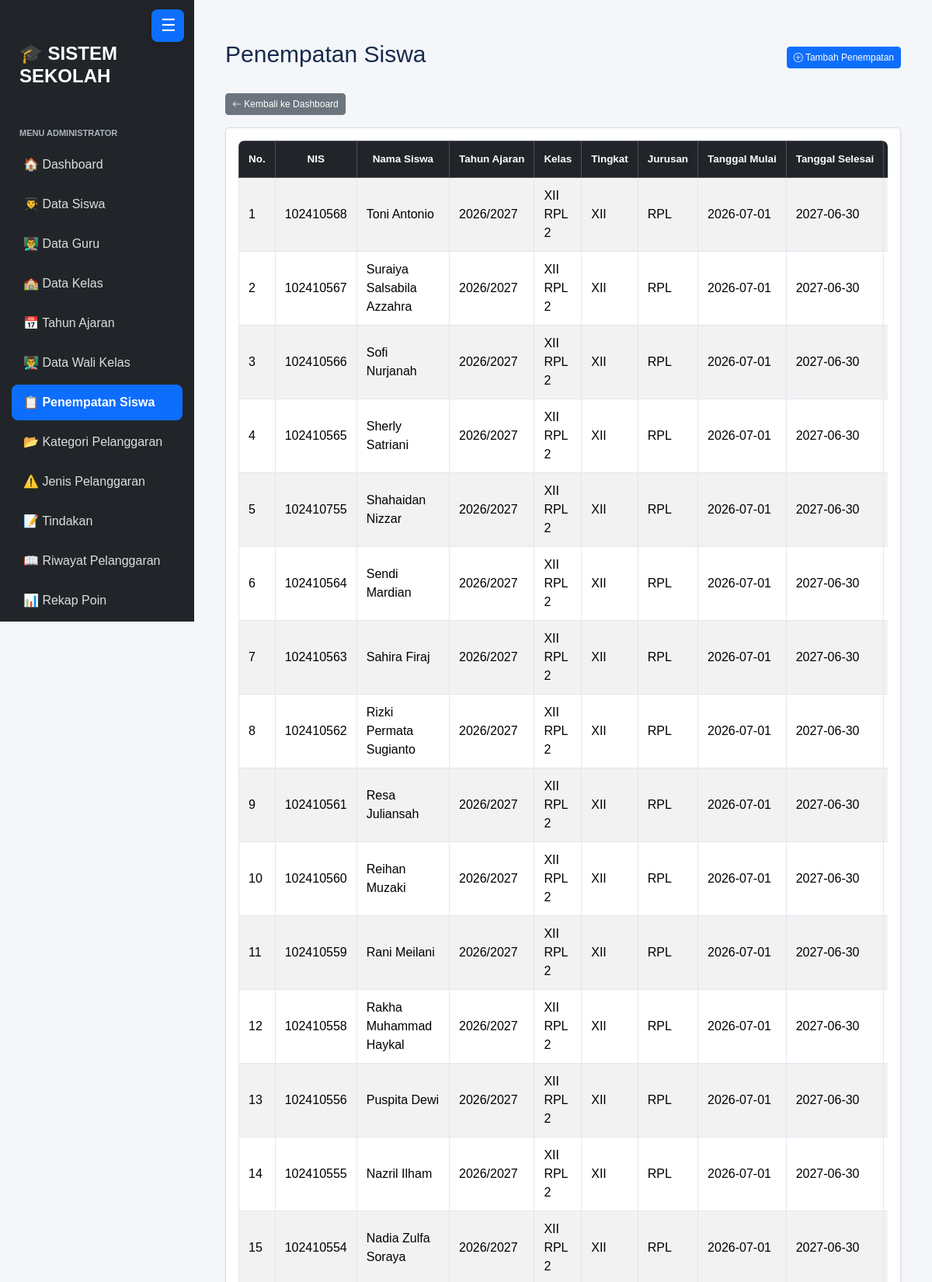
The page /penempatan_siswa.php (signed in, upper part) on the database its author committed.
### tables this page shows
CREATE TABLE `t_kelas_siswa` (
  `id` int(11) NOT NULL,
  `siswa_id` int(11) DEFAULT NULL,
  `tahun_ajaran_id` int(11) DEFAULT NULL,
  `kelas_id` int(11) DEFAULT NULL,
  `tanggal_mulai` date NOT NULL,
  `tanggal_selesai` date NOT NULL,
  `status_aktif` tinyint(1) NOT NULL,
  `created_at` timestamp NOT NULL DEFAULT current_timestamp(),
  `updated_at` timestamp NOT NULL DEFAULT current_timestamp()
);

CREATE TABLE `t_siswa` (
  `id` int(11) NOT NULL,
  `nis` varchar(10) DEFAULT NULL,
  `nisn` varchar(10) NOT NULL,
  `nama` varchar(150) DEFAULT NULL,
  `jenis_kelamin` char(1) NOT NULL,
  `tanggal_lahir` date NOT NULL,
  `alamat` text NOT NULL,
  `status_aktif` tinyint(1) NOT NULL,
  `created_at` timestamp NOT NULL DEFAULT current_timestamp(),
  `updated_at` timestamp NOT NULL DEFAULT current_timestamp()
);

CREATE TABLE `t_tahun_ajaran` (
  `id` int(11) NOT NULL,
  `nama` varchar(20) DEFAULT NULL,
  `tanggal_mulai` date NOT NULL,
  `tanggal_selesai` date NOT NULL,
  `status_aktif` tinyint(1) NOT NULL,
  `created_at` timestamp NOT NULL DEFAULT current_timestamp(),
  `updated_at` timestamp NOT NULL DEFAULT current_timestamp()
);

CREATE TABLE `t_kelas` (
  `id` int(11) NOT NULL,
  `nama` varchar(100) DEFAULT NULL,
  `tingkat` varchar(20) NOT NULL,
  `jurusan` varchar(100) NOT NULL,
  `status_aktif` tinyint(1) NOT NULL,
  `created_at` timestamp NOT NULL DEFAULT current_timestamp(),
  `updated_at` timestamp NOT NULL DEFAULT current_timestamp()
);

### penempatan_siswa.php (the view, shortened to what this page needs)
<?php
include 'config/koneksi.php';
$sql = "SELECT
            ks.id,
            s.nis,
            s.nama AS nama_siswa,
            ta.nama AS tahun_ajaran,
            k.nama AS nama_kelas,
            k.tingkat,
            k.jurusan,
            ks.tanggal_mulai,
            ks.tanggal_selesai,
            ks.status_aktif
        FROM t_kelas_siswa ks
        LEFT JOIN t_siswa s ON ks.siswa_id = s.id
        LEFT JOIN t_tahun_ajaran ta ON ks.tahun_ajaran_id = ta.id
        LEFT JOIN t_kelas k ON ks.kelas_id = k.id
        ORDER BY ks.id DESC";
$hasil = mysqli_query($koneksi, $sql);
?>
<!DOCTYPE html>
<html lang="id">
<head>
    <link href="https://cdn.jsdelivr.net/npm/bootstrap@5.3.8/dist/css/bootstrap.min.css"
          rel="stylesheet">
    <link href="https://cdn.jsdelivr.net/npm/bootstrap-icons@1.11.3/font/bootstrap-icons.css"
          rel="stylesheet">
    <link href="https://cdn.datatables.net/2.3.4/css/dataTables.bootstrap5.min.css"
          rel="stylesheet">
    <link rel="stylesheet" href="layout/style.css">
</head>
<body>
<div class="container-fluid">
    <div class="row">
        <?php include 'layout/sidebar.php'; ?>
        <main class="menu-page-content">
            <div class="d-flex justify-content-between align-items-center mb-4">
                <h1>Penempatan Siswa</h1>
                <button class="btn btn-primary btn-sm"
                        data-bs-toggle="collapse"
                        data-bs-target="#formPenempatan">
                    <i class="bi bi-plus-circle"></i>
                    Tambah Penempatan
                </button>
            </div>
            <a href="dashboard.php" class="btn btn-secondary btn-sm mb-3">
                <i class="bi bi-arrow-left"></i>
                Kembali ke Dashboard
            </a>
            <div class="card shadow-sm">
                <div class="card-body">
                    <div class="table-responsive">
                        <table id="tabelPenempatan"
                               class="table table-bordered table-striped table-hover align-middle w-100">
                            <thead class="table-dark">
                                <tr>
                                    <th>No.</th>
                                    <th>NIS</th>
                                    <th>Nama Siswa</th>
                                    <th>Tahun Ajaran</th>
                                    <th>Kelas</th>
                                    <th>Tingkat</th>
                                    <th>Jurusan</th>
                                    <th>Tanggal Mulai</th>
                                    <th>Tanggal Selesai</th>
                                    <th>Status</th>
                                </tr>
                            </thead>
                            <tbody>
                                <?php
                                $no = 1;
                                while ($row = mysqli_fetch_assoc($hasil)) {
                                ?>
                                <tr>
                                    <td><?= $no++ ?></td>
                                    <td>
                                        <?= htmlspecialchars($row['nis'] ?? '-') ?>
                                    </td>
                                    <td>
                                        <?= htmlspecialchars($row['nama_siswa'] ?? '-') ?>
                                    </td>
                                    <td>
                                        <?= htmlspecialchars($row['tahun_ajaran'] ?? '-') ?>
                                    </td>
                                    <td>
                                        <?= htmlspecialchars($row['nama_kelas'] ?? '-') ?>
                                    </td>
                                    <td>
                                        <?= htmlspecialchars($row['tingkat'] ?? '-') ?>
                                    </td>
                                    <td>
                                        <?= htmlspecialchars($row['jurusan'] ?? '-') ?>
                                    </td>
                                    <td>
                                        <?= htmlspecialchars($row['tanggal_mulai'] ?? '-') ?>
                                    </td>
                                    <td>
                                        <?= htmlspecialchars($row['tanggal_selesai'] ?? '-') ?>
                                    </td>
                                    <td>
                                    </td>
                                </tr>
                                <?php } ?>
                            </tbody>
                        </table>
                    </div>
                </div>
            </div>
        </main>
    </div>
</div>
</body>
</html>

### layout/style.css (style rules this page uses)
:root { --primary: #3659d9; --navy: #17233f; --background: #f4f6fb; --text-muted: #778198; --border: #e8ecf4; }
* { box-sizing: border-box; }
body { margin: 0; font-family: 'Poppins', sans-serif; background: var(--background); color: var(--navy); }

### penempatan_siswa.php (style rules this page uses)
body { background-color: #f4f6fb; }
main { min-height: 100vh; }
h1 { font-size: 30px; color: #172b4d; }
.card { border: 1px solid #ddd; border-radius: 5px; }
#tabelPenempatan thead th { background-color: #212529 !important; color: white !important; text-align: center; white-space: nowrap; vertical-align: middle; }
#tabelPenempatan tbody td { vertical-align: middle; }
.btn-sm { font-size: 12px; }

### layout/sidebar.php (style rules this page uses)
body { margin: 0; padding-left: 0; background: #f4f6f9; font-family: Arial, sans-serif; }
.container-fluid > .row { display: block; margin: 0; }
.container-fluid > .row > main, main.menu-page-content { width: calc(100% - 250px); max-width: none; margin-left: 250px !important; padding: 28px !important; overflow-x: hidden; transition: width 0.25s ease, margin-left 0.25s ease; }
.table-responsive { overflow-x: auto; border-radius: 8px; -webkit-overflow-scrolling: touch; }
.table-responsive > .table { min-width: 720px; margin-bottom: 0; border-color: #e2e8f0; color: #263248; vertical-align: middle; }
.table-responsive > .table thead th { padding: 13px 12px; border-bottom: 0; background-color: #17233f; color: #fff; font-size: 0.84rem; font-weight: 600; white-space: nowrap; }
.table-responsive > .table tbody td { padding: 11px 12px; line-height: 1.5; }

### rows shown on the page
t_kelas_siswa: siswa.nis "102410568", siswa.nama "Toni Antonio", tahun_ajaran.nama "2026/2027", kelas.nama "XII RPL 2", kelas.tingkat "XII", kelas.jurusan "RPL", tanggal_mulai "2026-07-01", tanggal_selesai "2027-06-30"
t_kelas_siswa: siswa.nis "102410567", siswa.nama "Suraiya Salsabila Azzahra", tahun_ajaran.nama "2026/2027", kelas.nama "XII RPL 2", kelas.tingkat "XII", kelas.jurusan "RPL", tanggal_mulai "2026-07-01", tanggal_selesai "2027-06-30"
t_kelas_siswa: siswa.nis "102410566", siswa.nama "Sofi Nurjanah", tahun_ajaran.nama "2026/2027", kelas.nama "XII RPL 2", kelas.tingkat "XII", kelas.jurusan "RPL", tanggal_mulai "2026-07-01", tanggal_selesai "2027-06-30"
t_kelas_siswa: siswa.nis "102410565", siswa.nama "Sherly Satriani", tahun_ajaran.nama "2026/2027", kelas.nama "XII RPL 2", kelas.tingkat "XII", kelas.jurusan "RPL", tanggal_mulai "2026-07-01", tanggal_selesai "2027-06-30"
t_kelas_siswa: siswa.nis "102410755", siswa.nama "Shahaidan Nizzar", tahun_ajaran.nama "2026/2027", kelas.nama "XII RPL 2", kelas.tingkat "XII", kelas.jurusan "RPL", tanggal_mulai "2026-07-01", tanggal_selesai "2027-06-30"
t_kelas_siswa: siswa.nis "102410564", siswa.nama "Sendi Mardian", tahun_ajaran.nama "2026/2027", kelas.nama "XII RPL 2", kelas.tingkat "XII", kelas.jurusan "RPL", tanggal_mulai "2026-07-01", tanggal_selesai "2027-06-30"
t_kelas_siswa: siswa.nis "102410563", siswa.nama "Sahira Firaj", tahun_ajaran.nama "2026/2027", kelas.nama "XII RPL 2", kelas.tingkat "XII", kelas.jurusan "RPL", tanggal_mulai "2026-07-01", tanggal_selesai "2027-06-30"
t_kelas_siswa: siswa.nis "102410562", siswa.nama "Rizki Permata Sugianto", tahun_ajaran.nama "2026/2027", kelas.nama "XII RPL 2", kelas.tingkat "XII", kelas.jurusan "RPL", tanggal_mulai "2026-07-01", tanggal_selesai "2027-06-30"
t_kelas_siswa: siswa.nis "102410561", siswa.nama "Resa Juliansah", tahun_ajaran.nama "2026/2027", kelas.nama "XII RPL 2", kelas.tingkat "XII", kelas.jurusan "RPL", tanggal_mulai "2026-07-01", tanggal_selesai "2027-06-30"
t_kelas_siswa: siswa.nis "102410560", siswa.nama "Reihan Muzaki", tahun_ajaran.nama "2026/2027", kelas.nama "XII RPL 2", kelas.tingkat "XII", kelas.jurusan "RPL", tanggal_mulai "2026-07-01", tanggal_selesai "2027-06-30"
t_kelas_siswa: siswa.nis "102410559", siswa.nama "Rani Meilani", tahun_ajaran.nama "2026/2027", kelas.nama "XII RPL 2", kelas.tingkat "XII", kelas.jurusan "RPL", tanggal_mulai "2026-07-01", tanggal_selesai "2027-06-30"
t_kelas_siswa: siswa.nis "102410558", siswa.nama "Rakha Muhammad Haykal", tahun_ajaran.nama "2026/2027", kelas.nama "XII RPL 2", kelas.tingkat "XII", kelas.jurusan "RPL", tanggal_mulai "2026-07-01", tanggal_selesai "2027-06-30"
t_kelas_siswa: siswa.nis "102410556", siswa.nama "Puspita Dewi", tahun_ajaran.nama "2026/2027", kelas.nama "XII RPL 2", kelas.tingkat "XII", kelas.jurusan "RPL", tanggal_mulai "2026-07-01", tanggal_selesai "2027-06-30"
t_kelas_siswa: siswa.nis "102410555", siswa.nama "Nazril Ilham", tahun_ajaran.nama "2026/2027", kelas.nama "XII RPL 2", kelas.tingkat "XII", kelas.jurusan "RPL", tanggal_mulai "2026-07-01", tanggal_selesai "2027-06-30"
t_kelas_siswa: siswa.nis "102410554", siswa.nama "Nadia Zulfa Soraya", tahun_ajaran.nama "2026/2027", kelas.nama "XII RPL 2", kelas.tingkat "XII", kelas.jurusan "RPL", tanggal_mulai "2026-07-01", tanggal_selesai "2027-06-30"
